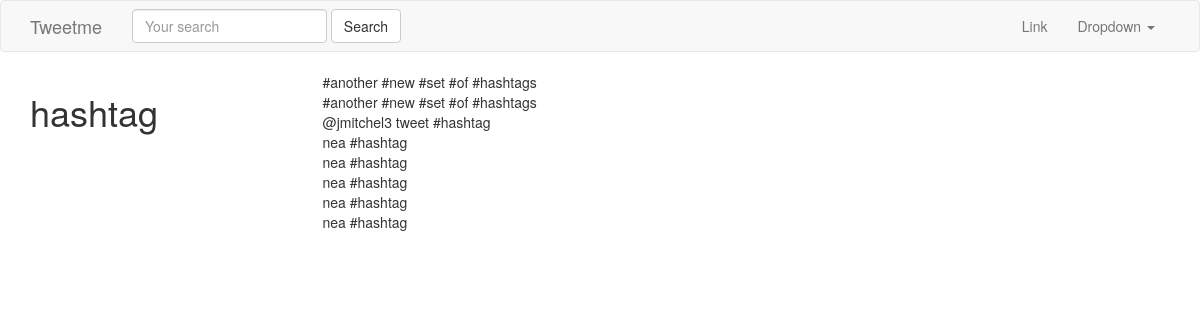
The page /tags/hashtag/ on the database its author committed.
### hashtags/models.py (models this page shows, shortened)
class HashTag(models.Model):
    tag = models.CharField(max_length=120)
    timestamp = models.DateTimeField(auto_now_add=True)
    def get_tweets(self):
        return Tweet.objects.filter(content__icontains="#" + self.tag)

### tweets/models.py (models this page shows, shortened)
class Tweet(models.Model):
    parent      = models.ForeignKey("self", blank=True, null=True)
    user        = models.ForeignKey(settings.AUTH_USER_MODEL)
    content     = models.CharField(max_length=140, validators=[validate_content])
    liked       = models.ManyToManyField(settings.AUTH_USER_MODEL, blank=True, related_name='liked')
    updated     = models.DateTimeField(auto_now=True)
    timestamp   = models.DateTimeField(auto_now_add=True)
    objects = TweetManager()
    class Meta:
        ordering = ['-timestamp']

### hashtags/views.py (the view)
# urls.py: url(r'^tags/(?P<hashtag>.*)/$', HashTagView.as_view(), name='hashtag'),
class HashTagView(View):
    def get(self, request, hashtag, *args, **kwargs):
        obj, created = HashTag.objects.get_or_create(tag=hashtag)
        return render(request, 'hashtags/tag_view.html', {"obj": obj})

### hashtags/templates/hashtags/tag_view.html
{% extends "base.html" %}
{% block content %}
    <div class='row'>
        <div class='col-sm-3 col-xs-12'>
        <h1>{{ obj.tag }}</h1>
        </div>
        <div class='col-sm-9 '>
          {% for tweet in obj.get_tweets %}
          {{ tweet.content }} <br/>
          {% endfor %}
        </div>
    </div>
{% endblock content %}

### rows shown on the page
HashTag: tag "hashtag"
Tweet: content "#another #new #set #of #hashtags"
Tweet: content "#another #new #set #of #hashtags"
Tweet: content "@jmitchel3 tweet #hashtag"
Tweet: content "nea #hashtag"
Tweet: content "nea #hashtag"
Tweet: content "nea #hashtag"
Tweet: content "nea #hashtag"
Tweet: content "nea #hashtag"
